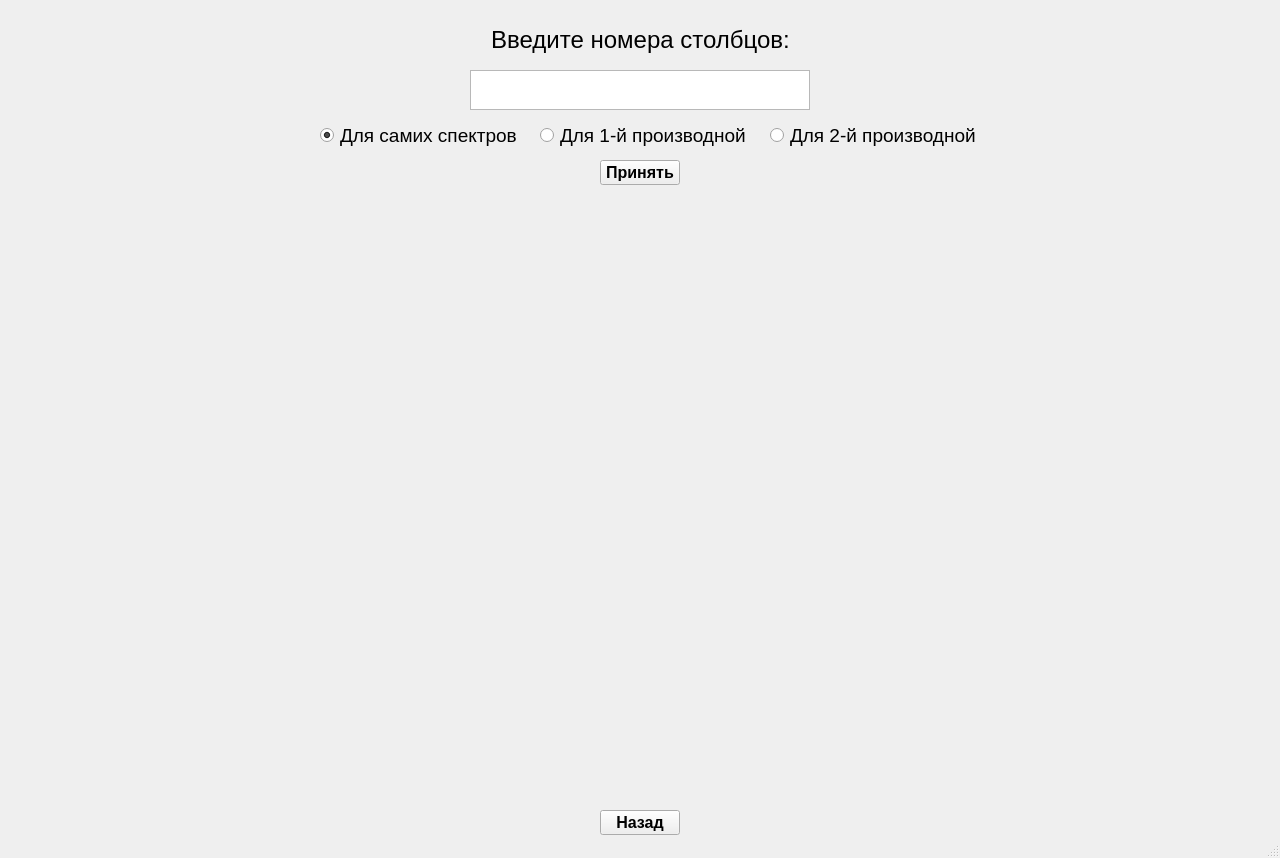
<?xml version="1.0" encoding="UTF-8"?>
<ui version="4.0">
 <class>ColumnWindow</class>
 <widget class="QMainWindow" name="ColumnWindow">
  <property name="geometry">
   <rect>
    <x>0</x>
    <y>0</y>
    <width>1280</width>
    <height>858</height>
   </rect>
  </property>
  <property name="windowTitle">
   <string>MainWindow</string>
  </property>
  <widget class="QWidget" name="centralwidget">
   <widget class="QTextEdit" name="Columns_int">
    <property name="geometry">
     <rect>
      <x>470</x>
      <y>70</y>
      <width>340</width>
      <height>40</height>
     </rect>
    </property>
    <property name="font">
     <font>
      <family>Arial</family>
      <pointsize>14</pointsize>
     </font>
    </property>
    <property name="layoutDirection">
     <enum>Qt::LeftToRight</enum>
    </property>
   </widget>
   <widget class="QLabel" name="label_3">
    <property name="enabled">
     <bool>true</bool>
    </property>
    <property name="geometry">
     <rect>
      <x>470</x>
      <y>20</y>
      <width>341</width>
      <height>41</height>
     </rect>
    </property>
    <property name="font">
     <font>
      <family>Arial</family>
      <pointsize>18</pointsize>
     </font>
    </property>
    <property name="mouseTracking">
     <bool>true</bool>
    </property>
    <property name="tabletTracking">
     <bool>false</bool>
    </property>
    <property name="acceptDrops">
     <bool>false</bool>
    </property>
    <property name="autoFillBackground">
     <bool>false</bool>
    </property>
    <property name="text">
     <string>&lt;html&gt;&lt;head/&gt;&lt;body&gt;&lt;p align=&quot;center&quot;&gt;Введите номера столбцов:&lt;/p&gt;&lt;/body&gt;&lt;/html&gt;</string>
    </property>
    <property name="scaledContents">
     <bool>false</bool>
    </property>
   </widget>
   <widget class="QPushButton" name="pushButton">
    <property name="geometry">
     <rect>
      <x>600</x>
      <y>160</y>
      <width>80</width>
      <height>25</height>
     </rect>
    </property>
    <property name="font">
     <font>
      <family>Arial</family>
      <pointsize>12</pointsize>
      <weight>75</weight>
      <bold>true</bold>
     </font>
    </property>
    <property name="text">
     <string>Принять</string>
    </property>
   </widget>
   <widget class="QWidget" name="colGraph" native="true">
    <property name="geometry">
     <rect>
      <x>20</x>
      <y>200</y>
      <width>1240</width>
      <height>601</height>
     </rect>
    </property>
    <property name="font">
     <font>
      <family>Arial</family>
     </font>
    </property>
   </widget>
   <widget class="QRadioButton" name="SpectraButton">
    <property name="geometry">
     <rect>
      <x>320</x>
      <y>120</y>
      <width>201</width>
      <height>31</height>
     </rect>
    </property>
    <property name="font">
     <font>
      <family>Arial</family>
      <pointsize>14</pointsize>
     </font>
    </property>
    <property name="text">
     <string>Для самих спектров</string>
    </property>
    <property name="checked">
     <bool>true</bool>
    </property>
   </widget>
   <widget class="QRadioButton" name="Derivative_1_Button">
    <property name="geometry">
     <rect>
      <x>540</x>
      <y>120</y>
      <width>211</width>
      <height>31</height>
     </rect>
    </property>
    <property name="font">
     <font>
      <family>Arial</family>
      <pointsize>14</pointsize>
     </font>
    </property>
    <property name="text">
     <string>Для 1-й производной</string>
    </property>
   </widget>
   <widget class="QRadioButton" name="Derivative_2_Button">
    <property name="geometry">
     <rect>
      <x>770</x>
      <y>120</y>
      <width>211</width>
      <height>31</height>
     </rect>
    </property>
    <property name="font">
     <font>
      <family>Arial</family>
      <pointsize>14</pointsize>
     </font>
    </property>
    <property name="text">
     <string>Для 2-й производной</string>
    </property>
   </widget>
   <widget class="QPushButton" name="CloseButton">
    <property name="geometry">
     <rect>
      <x>600</x>
      <y>810</y>
      <width>80</width>
      <height>25</height>
     </rect>
    </property>
    <property name="font">
     <font>
      <family>Arial</family>
      <pointsize>12</pointsize>
      <weight>75</weight>
      <bold>true</bold>
     </font>
    </property>
    <property name="text">
     <string>Назад</string>
    </property>
   </widget>
  </widget>
  <widget class="QStatusBar" name="statusbar"/>
 </widget>
 <resources/>
 <connections/>
</ui>
